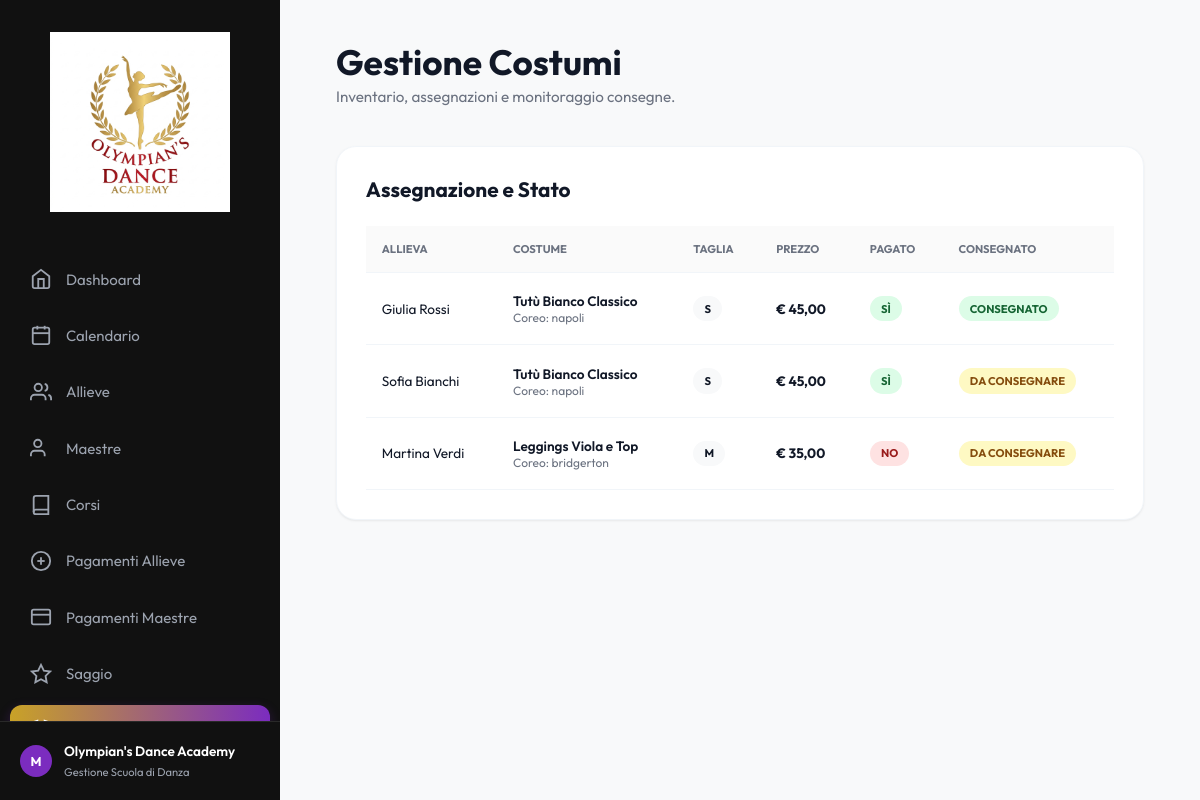
The app's page /costumi/ with its own data.
### academy/models.py (models this page shows, shortened)
class AssegnazioneCostume(models.Model):
    id_allieva = models.ForeignKey(Allieva, on_delete=models.CASCADE, related_name='costumi_assegnati', db_column='id_allieva')
    id_costume = models.ForeignKey(Costume, on_delete=models.CASCADE, related_name='assegnazioni', db_column='id_costume')
    id_coreografia = models.ForeignKey(Coreografia, on_delete=models.CASCADE, related_name='assegnazioni_costumi', db_column='id_coreografia')
    pagato = models.BooleanField(default=False)
    consegnato = models.BooleanField(default=False)
    class Meta:
        db_table = 'Assegnazione_Costumi'
        verbose_name_plural = "Assegnazioni Costumi"
    @property
    def nome_allieva(self):
        return self.id_allieva.nome if self.id_allieva else ""
    @property
    def cognome_allieva(self):
        return self.id_allieva.cognome if self.id_allieva else ""
    @property
    def nome_costume(self):
        return self.id_costume.nome if self.id_costume else ""
    @property
    def taglia(self):
        return self.id_costume.taglia if self.id_costume else ""
    @property
    def prezzo(self):
        return self.id_costume.prezzo if self.id_costume else None
    @property
    def nome_coreografia(self):
        return self.id_coreografia.nome if self.id_coreografia else ""

class Allieva(models.Model):
    nome = models.CharField(max_length=100)
    cognome = models.CharField(max_length=100)
    data_nascita = models.DateField(blank=True, null=True)
    telefono = models.CharField(max_length=20, blank=True, null=True)
    email = models.EmailField(blank=True, null=True)
    data_iscrizione = models.DateField(blank=True, null=True)
    id_corso = models.ForeignKey(Corso, on_delete=models.PROTECT, related_name='allieve', db_column='id_corso')
    certificato_medico = models.DateField(blank=True, null=True, help_text="Data di scadenza del certificato medico")
    class Meta:
        db_table = 'Allieve'
        ordering = ['cognome', 'nome']
        verbose_name_plural = "Allieve"

class Costume(models.Model):
    STATI_ORDINE = [
        ('In magazzino', 'In magazzino'),
        ('Ordinato', 'Ordinato'),
        ('Consegnato', 'Consegnato'),
        ('In uso', 'In uso'),
    ]
    nome = models.CharField(max_length=200)
    descrizione = models.TextField(blank=True, null=True)
    taglia = models.CharField(max_length=10, blank=True, null=True)
    prezzo = models.DecimalField(max_digits=8, decimal_places=2, blank=True, null=True)
    fornitore = models.CharField(max_length=150, blank=True, null=True)
    stato_ordine = models.CharField(max_length=50, choices=STATI_ORDINE, default='In magazzino')
    class Meta:
        db_table = 'Costumi'
        ordering = ['nome']

class Coreografia(models.Model):
    nome = models.CharField(max_length=200)
    id_saggio = models.ForeignKey(Saggio, on_delete=models.CASCADE, related_name='coreografie', db_column='id_saggio')
    id_corso = models.ForeignKey(Corso, on_delete=models.PROTECT, related_name='coreografie', db_column='id_corso')
    id_maestra = models.ForeignKey(Maestra, on_delete=models.PROTECT, related_name='coreografie', db_column='id_maestra')
    atto = models.IntegerField(default=1)
    ordine_uscita = models.IntegerField(blank=True, null=True)
    musica = models.CharField(max_length=200, blank=True, null=True)
    durata = models.IntegerField(blank=True, null=True, help_text="Durata in secondi")
    class Meta:
        db_table = 'Coreografie'
        ordering = ['id_saggio', 'atto', 'ordine_uscita']
        verbose_name_plural = "Coreografie"

### academy/views.py (the view)
# urls.py: path("costumi/", views.costumi, name="costumi"),
def costumi(request):
    return render(
        request,
        "costumi.html",
        {
            "costumi": AssegnazioneCostume.objects.select_related(
                "id_allieva", "id_costume", "id_coreografia"
            ).all()
        },
    )

### academy/context_processors.py (called while the page is built)
def today(request):
    return {"date_today": date.today().isoformat()}

### templates/costumi.html (shortened to what this page needs)
{% extends 'base.html' %}
{% load academy_filters %}
{% block content %}
<div class="animate-in">
    <header class="header-container">
        <div class="header-title">
            <h1>Gestione Costumi</h1>
            <p>Inventario, assegnazioni e monitoraggio consegne.</p>
        </div>
    </header>
    <div class="content-box">
        <div class="box-header">
            <h2>Assegnazione e Stato</h2>
        </div>
        <div class="table-container">
            <table class="data-table">
                <thead>
                    <tr>
                        <th>Allieva</th>
                        <th>Costume</th>
                        <th>Taglia</th>
                        <th>Prezzo</th>
                        <th>Pagato</th>
                        <th>Consegnato</th>
                    </tr>
                </thead>
                <tbody>
                    {% for c in costumi %}
                    <tr>
                        <td class="course-cell">{{ c.nome_allieva }} {{ c.cognome_allieva }}</td>
                        <td>
                            <div style="font-weight: 600;">{{ c.nome_costume }}</div>
                            <div style="font-size: 0.75rem; color: var(--text-muted);">Coreo: {{ c.nome_coreografia }}</div>
                        </td>
                        <td><span class="badge" style="background: var(--bg-color);">{{ c.taglia }}</span></td>
                        <td style="font-weight: 700;">€ {{ c.prezzo|floatformat:2 }}</td>
                        <td>
                            {% if c.pagato %}
                                <span class="badge badge-paid">Sì</span>
                            {% else %}
                                <span class="badge badge-overdue">No</span>
                            {% endif %}
                        </td>
                        <td>
                            {% if c.consegnato %}
                                <span class="badge badge-paid">Consegnato</span>
                            {% else %}
                                <span class="badge badge-pending">Da consegnare</span>
                            {% endif %}
                        </td>
                    </tr>
                    {% endfor %}
                </tbody>
            </table>
        </div>
    </div>
</div>
{% endblock %}

### static/css/style.css (style rules this page uses)
:root { --primary-color: #C9A227; --primary-hover: #B08D1E; --secondary-color: #7B2CBF; --secondary-hover: #62229B; --accent-red: #FF3131; --sidebar-bg: #111111; --sidebar-text: #9ca3af; --sidebar-text-active: #ffffff; --bg-color: #F8F9FA; --text-main: #111827; --text-muted: #6B7280; --card-bg: #ffffff; --border-color: #F1F5F9; --sidebar-width: 280px; --radius-lg: 20px; --radius-md: 12px; --shadow: 0 1px 3px 0 rgba(0, 0, 0, 0.05), 0 1px 2px 0 rgba(0, 0, 0, 0.03); --transition: all 0.3s cubic-bezier(0.4, 0, 0.2, 1); }
* { margin: 0; padding: 0; box-sizing: border-box; }
body { font-family: 'Outfit', sans-serif; background-color: var(--bg-color); color: var(--text-main); display: flex; min-height: 100vh; }
.header-container { display: flex; justify-content: space-between; align-items: flex-start; margin-bottom: 2.5rem; }
.header-title h1 { font-size: 2.2rem; font-weight: 700; margin-bottom: 0.2rem; }
.header-title p { color: var(--text-muted); font-size: 0.95rem; }
.content-box { background: white; border-radius: var(--radius-lg); padding: 1.8rem; box-shadow: var(--shadow); border: 1px solid var(--border-color); }
.box-header { display: flex; justify-content: space-between; align-items: center; margin-bottom: 1.5rem; }
.box-header h2 { font-size: 1.3rem; font-weight: 700; }
.data-table { width: 100%; border-collapse: collapse; }
.data-table th { text-align: left; padding: 1rem; font-size: 0.7rem; text-transform: uppercase; color: var(--text-muted); border-bottom: 1px solid var(--border-color); background: #fafafa; }
.data-table td { padding: 1.2rem 1rem; font-size: 0.85rem; border-bottom: 1px solid var(--border-color); }
.badge { padding: 0.35rem 0.7rem; border-radius: 20px; font-size: 0.7rem; font-weight: 700; text-transform: uppercase; display: inline-flex; align-items: center; gap: 5px; }
.badge-paid { background: #DCFCE7; color: #166534; }
.badge-pending { background: #FEF9C3; color: #854D0E; }
.badge-overdue { background: #FEE2E2; color: #991B1B; }
.animate-in { animation: fadeIn 0.6s ease forwards; }

### records on screen
AssegnazioneCostume: nome_allieva "Giulia", cognome_allieva "Rossi", nome_costume "Tutù Bianco Classico", nome_coreografia "napoli", taglia "S", prezzo "45,00", pagato "SÌ", consegnato "CONSEGNATO"
AssegnazioneCostume: nome_allieva "Sofia", cognome_allieva "Bianchi", nome_costume "Tutù Bianco Classico", nome_coreografia "napoli", taglia "S", prezzo "45,00", pagato "SÌ", consegnato "DA CONSEGNARE"
AssegnazioneCostume: nome_allieva "Martina", cognome_allieva "Verdi", nome_costume "Leggings Viola e Top", nome_coreografia "bridgerton", taglia "M", prezzo "35,00", pagato "NO", consegnato "DA CONSEGNARE"
